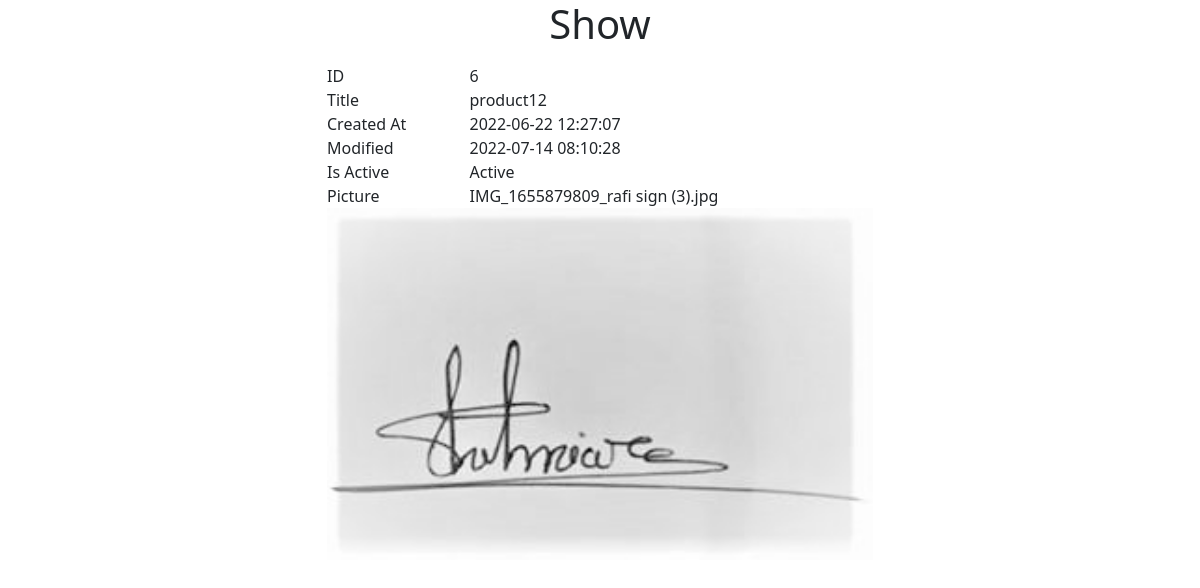
Screenshot of /admin/products/show.php?id=6 with the database file from the repository.
### tables this page shows
CREATE TABLE IF NOT EXISTS `products` (
  `id` int(20) NOT NULL AUTO_INCREMENT,
  `title` varchar(256) DEFAULT NULL,
  `is_active` tinyint(3) NOT NULL DEFAULT '0',
  `created_at` datetime NOT NULL DEFAULT CURRENT_TIMESTAMP,
  `modified_at` datetime NOT NULL DEFAULT CURRENT_TIMESTAMP,
  `picture` varchar(256) DEFAULT NULL,
  `brand_id` int(11) DEFAULT NULL,
  `lebel_id` int(11) DEFAULT NULL,
  `short_description` text,
  `total_sales` int(11) DEFAULT NULL,
  `product_type` varchar(255) NOT NULL,
  `is_new` tinyint(4) NOT NULL DEFAULT '0',
  `cost` float DEFAULT NULL,
  `mrp` float DEFAULT NULL,
  `special_price` float DEFAULT NULL,
  `soft_delete` tinyint(1) NOT NULL DEFAULT '0',
  `is_sraft` tinyint(1) NOT NULL DEFAULT '0',
  PRIMARY KEY (`id`)
);

### admin/products/show.php (the view, shortened to what this page needs)
<?php
$_id = $_GET['id'];
$servername = "localhost";
$username = "root";
$password = "";
$conn = new PDO("mysql:host=$servername;dbname=eccomerce_b5", $username, $password);
$conn->setAttribute(PDO::ATTR_ERRMODE, PDO::ERRMODE_EXCEPTION);
$webroot = "http://localhost/bitm/session13/crud/";
$query = "SELECT * FROM `products` WHERE id = :id";
$stmt = $conn->prepare($query);
 $stmt->bindParam(':id', $_id);
$result = $stmt->execute();
$banner = $stmt->fetch();
?>
<!doctype html>
<html lang="en">
<head>
    <link href="https://cdn.jsdelivr.net/npm/bootstrap@5.2.0-beta1/dist/css/bootstrap.min.css" rel="stylesheet"
>
</head>
<body>
    <section>
        <div class="container">
            <div class="row justify-content-center">
                <div class="col-6">
                    <h1 class="text-center mb-3">Show</h1>
                    <div class="row">
                        <div class="col-3">ID</div>
                        <div class="col-9"><?= $banner['id'] ?></div>
                    </div>
                    <div class="row">
                        <div class="col-3">Title</div>
                        <div class="col-9"><?= $banner['title'] ?></div>
                    </div>
                    <div class="row">
                        <div class="col-3">Created At</div>
                        <div class="col-9"><?= $banner['created_at'] ?></div>
                    </div>
                    <div class="row">
                        <div class="col-3">Modified</div>
                        <div class="col-9"><?= $banner['modified_at'] ?></div>
                    </div>
                    <div class="row">
                        <div class="col-3">Is Active</div>
                        <div class="col-9"><?= $banner['is_active'] ? "Active" : "Inactive" ?></div>
                    </div>
                    <div class="row">
                        <div class="col-3">Picture<img src="" alt=""></div>
                        <div class="col-9">
                            <?= $banner['picture'];?>
                        </div>
                    </div>
                    <div class="row">
                        <img class="img-fluid" src="<?=$webroot;?>uploads/<?= $banner['picture'];?>" alt="">
                    </div>
                </div>
            </div>
        </div>
    </section>
</body>
</html>

### rows the page displays
products: id "6", title "product12", created_at "2022-06-22 12:27:07", modified_at "2022-07-14 08:10:28", picture "IMG_1655879809_rafi sign (3).jpg", picture (picture)
